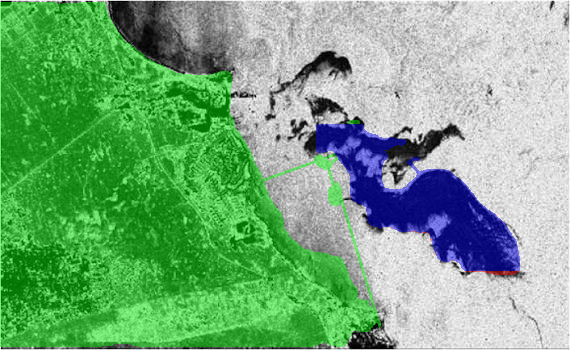
#> input picture raw_yolo_overlay.png, 570 x 350 px
$ python -i classical.py   (imports and definitions only)   (older library calls are emulated)
#> lines starting #> are read from the running program, lines starting #| are printed output that depends on the picture; after the words box and inside, x2 and y2 are one past the last pixel; in counts of white or black regions, pixels touching at a corner belong together
#> further down, picture is the input picture: shape (350, 570, 3); mean B, G, R 125.9, 170.4, 118.6
"""
Jal-Rakshak — Classical SAR Validation & Consensus Engine
==========================================================
Independent oil spill detection using classical image processing,
serving as an independent validation / evidence layer for YOLOv8.

Inspired by the reference repository (Dhanush024/Oil-Spill-Detection-in-SAR-images):
- Local adaptive thresholding (local_threshold.m)
- K-means intensity clustering (kmeansSegment.m & kmeansSegment_for_land.m)
- Automatic thresholding (automatic_threshold.m)
- Dark-spot extraction & centroid analysis (superpixel.m & automatic_threshold_for_land.m)
- Fuzzy gradient edge detection (fuzzy_edgeDetect.m)
- Superpixel oversegmentation (superpixel.m)
- Multi-signal consensus validation and 6-panel diagnostic visualization
"""

import numpy as np
import cv2
import time
from dataclasses import dataclass, field
from typing import List, Optional, Tuple, Dict, Any
from enum import Enum

from sar.landmask import extract_land_mask, intersect_with_ocean, LandMaskResult


class ClassicalMethod(Enum):
    """Available classical segmentation methods."""
    ADAPTIVE_THRESHOLD = "adaptive_threshold"
    KMEANS = "kmeans"
    OTSU = "otsu"
    DARK_SPOT = "dark_spot"
    FUZZY_EDGE = "fuzzy_edge"
    SUPERPIXEL = "superpixel"


class ValidationStatus(Enum):
    """Standardized validation consensus statuses."""
    CONFIRMED = "CONFIRMED BY MULTIPLE SIGNALS"
    PROBABLE = "PROBABLE"
    INCONCLUSIVE = "INCONCLUSIVE"
    LIKELY_LOOK_ALIKE = "LIKELY LOOK-ALIKE"
    REJECTED = "REJECTED"


@dataclass
class ClassicalResult:
    """Result from a single classical segmentation method."""
    method: ClassicalMethod
    mask: np.ndarray        # Binary mask (H, W), 255 = detected dark region
    num_regions: int
    total_area_px: float
    processing_time_ms: float
    parameters: dict = field(default_factory=dict)

    # [8 lines left out: function to_dict, not called in this run]


@dataclass
class ConsensusValidationResult:
    """Complete multi-signal consensus validation result."""
    yolo_confidence: float
    classical_agreement: float          # 0.0 - 1.0 composite classical agreement score
    look_alike_risk: float              # 0.0 - 1.0 risk of biogenic/wind look-alike
    land_sea_consistency: float         # 0.0 - 1.0 fraction of detection inside ocean
    morphology_consistency: float       # 0.0 - 1.0 physical slick consistency
    contrast_ratio: float               # mean(slick) / mean(ocean)
    final_validation_status: str        # One of ValidationStatus values
    validated_mask: np.ndarray          # Refined consensus mask (H, W) uint8
    explanation: str                    # Human-readable rationale
    overlap_score: float                # IoU between YOLO and classical
    method_results: List[ClassicalResult] = field(default_factory=list)
    land_mask: Optional[np.ndarray] = None
    sea_mask: Optional[np.ndarray] = None

    # [13 lines left out: function to_dict, not called in this run]


# Maintain backward compatibility alias
ValidationResult = ConsensusValidationResult


# [96 lines left out: function normalize_validation_result, not called in this run]


# =========================================================================
# 1. Classical Segmentation Methods (Reference Repository Implementations)
# =========================================================================

def adaptive_threshold_segment(
    image: np.ndarray,
    block_size: int = 51,
    C: int = 10,
) -> ClassicalResult:
    """
    Local adaptive thresholding for dark region detection (local_threshold.m).

    Inverts grayscale SAR image so low-backscatter oil slicks become foreground,
    applying Gaussian-weighted local adaptive thresholding followed by morphological
    opening and closing with disk structuring elements.
    """
#> called with block_size = 51, C = 10
    start = time.time()
    gray = image if len(image.shape) == 2 else cv2.cvtColor(image, cv2.COLOR_BGR2GRAY)
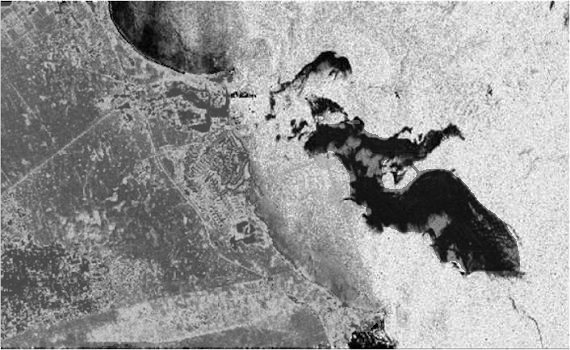
#> gray: shape (350, 570); min 0, max 255, mean 150

    # Invert: dark regions become foreground
    inverted = cv2.bitwise_not(gray)
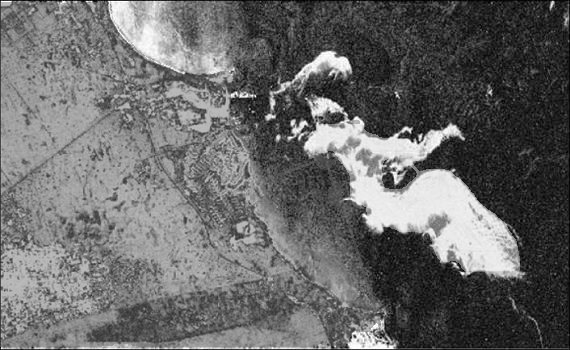
#> inverted: shape (350, 570); min 0, max 255, mean 105

    # Gaussian adaptive threshold
    b_size = block_size if block_size % 2 == 1 else block_size + 1
    mask = cv2.adaptiveThreshold(
        inverted, 255,
        cv2.ADAPTIVE_THRESH_GAUSSIAN_C,
        cv2.THRESH_BINARY,
        b_size, C,
    )
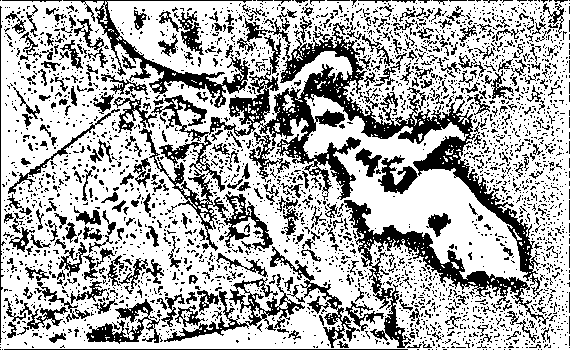
#> mask: shape (350, 570); 68.9% white; 2998 black regions (2659 under 20 px), largest, box (x1, y1, x2, y2) and area: (151, 18, 540, 295) 13156, (344, 200, 549, 348) 4406, (63, 0, 252, 108) 2628

    # Morphological opening and closing with disk element
    se = cv2.getStructuringElement(cv2.MORPH_ELLIPSE, (3, 3))
    mask = cv2.morphologyEx(mask, cv2.MORPH_OPEN, se, iterations=1)
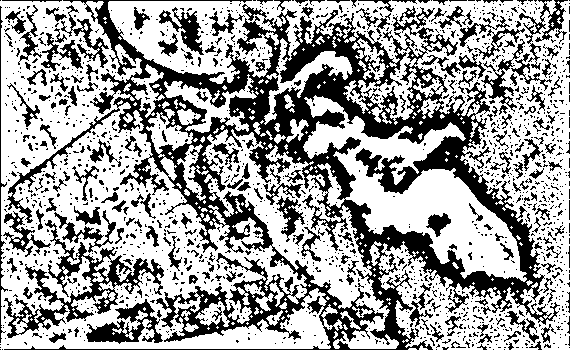
#> mask: shape (350, 570); 62.8% white; 1500 black regions (1294 under 20 px), largest, box (x1, y1, x2, y2) and area: (4, 0, 560, 350) 45126, (4, 220, 164, 338) 3837, (86, 299, 163, 344) 1371
    mask = cv2.morphologyEx(mask, cv2.MORPH_CLOSE, se, iterations=2)
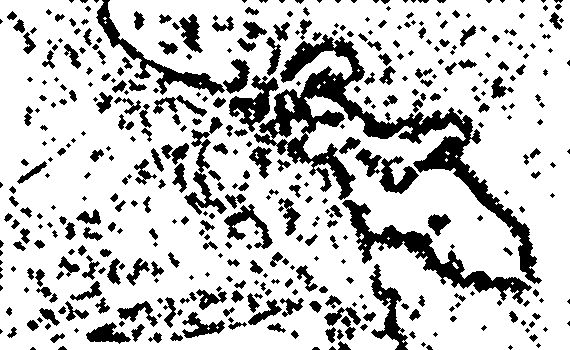
#> mask: shape (350, 570); 77.5% white; 429 black regions (154 under 20 px)

    # Hole filling (imfill holes)
    contours, _ = cv2.findContours(mask, cv2.RETR_EXTERNAL, cv2.CHAIN_APPROX_SIMPLE)
#> contours = 5 contours, 4 with area under 20; largest, box (x1, y1, x2, y2) and area: (0, 0, 570, 350) 194746
    filled_mask = np.zeros_like(mask)
    for c in contours:
        if cv2.contourArea(c) >= 50:
            cv2.drawContours(filled_mask, [c], -1, 255, thickness=cv2.FILLED)
#> this loop made 5 passes
#> c on passes 2 to 3: [[200, 82], [199, 83], [200, 84], [201, 83]], [[105, 21], [104, 22], [105, 23], [106, 22]]
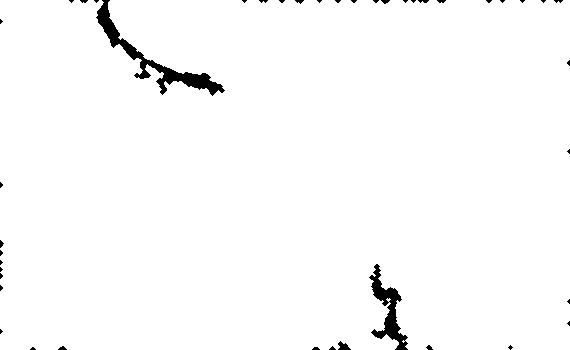
#> filled_mask: shape (350, 570); 98.2% white; 43 black regions (34 under 20 px), largest, box (x1, y1, x2, y2) and area: (96, 0, 225, 96) 1819, (369, 264, 408, 350) 1096, (338, 341, 351, 350) 69

    elapsed = (time.time() - start) * 1000
    total_area = float(np.sum(filled_mask > 0))
#> total_area = 195991

    return ClassicalResult(
        method=ClassicalMethod.ADAPTIVE_THRESHOLD,
        mask=filled_mask,
        num_regions=len(contours),
        total_area_px=total_area,
        processing_time_ms=elapsed,
        parameters={"block_size": b_size, "C": C},
    )


# [632 lines left out: functions kmeans_segment, otsu_threshold_segment, dark_spot_extraction, fuzzy_edge_detect, superpixel_segment, validate_consensus and 2 more, not called in this run]

>>> import cv2
>>> picture = cv2.imread('../raw_yolo_overlay.png')
>>> result = adaptive_threshold_segment(picture)
